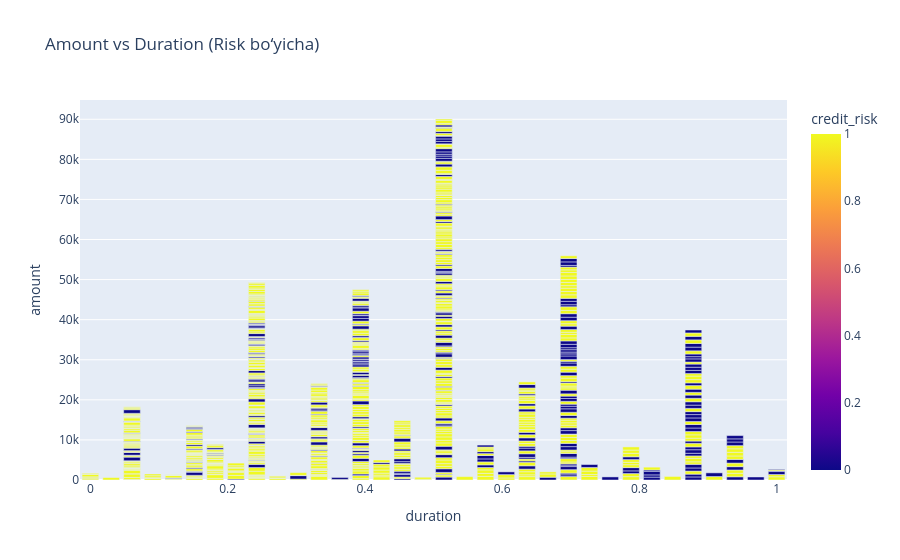

The code cell stored with this chart in its notebook:
### Code cell
fig = px.bar(
    df,
    x='duration',
    y='amount',
    color='credit_risk',
    title='Amount vs Duration (Risk bo`yicha)'
)

fig.show()

### Figure 1 — Plotly figure (JSON) as saved in the notebook; plotly's stock layout.template omitted (floating-point values rounded to 4 significant figures; data arrays with more than 128 entries replaced by an {"elided": "..."} marker saying what was removed)
{"data": [{"hovertemplate": "duration=%{x}<br>amount=%{y}<br>credit_risk=%{marker.color}<extra></extra>", "legendgroup": "", "marker": {"color": {"elided": "1000 float values"}, "coloraxis": "coloraxis", "pattern": {"shape": ""}}, "name": "", "orientation": "v", "showlegend": false, "textposition": "auto", "type": "bar", "x": {"elided": "1000 float values"}, "xaxis": "x", "y": {"elided": "1000 int values"}, "yaxis": "y"}], "layout": {"barmode": "relative", "coloraxis": {"colorbar": {"title": {"text": "credit_risk"}}, "colorscale": [[0, "#0d0887"], [0.1111, "#46039f"], [0.2222, "#7201a8"], [0.3333, "#9c179e"], [0.4444, "#bd3786"], [0.5556, "#d8576b"], [0.6667, "#ed7953"], [0.7778, "#fb9f3a"], [0.8889, "#fdca26"], [1, "#f0f921"]]}, "legend": {"tracegroupgap": 0}, "title": {"text": "Amount vs Duration (Risk bo‘yicha)"}, "xaxis": {"anchor": "y", "domain": [0, 1], "title": {"text": "duration"}}, "yaxis": {"anchor": "x", "domain": [0, 1], "title": {"text": "amount"}}}}
